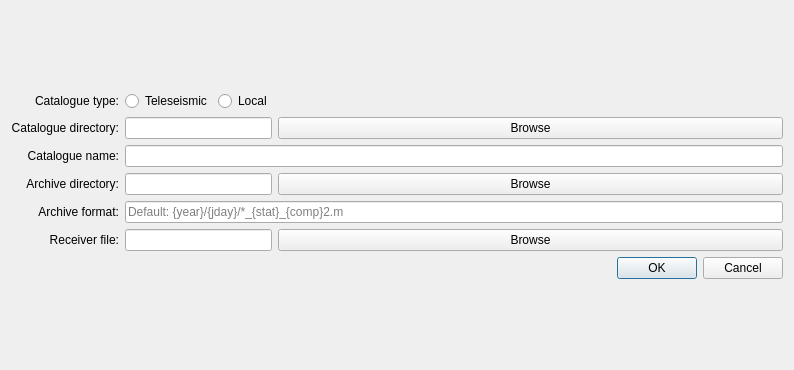
<?xml version="1.0" encoding="UTF-8"?>
<ui version="4.0">
 <class>Dialog</class>
 <widget class="QDialog" name="Dialog">
  <property name="geometry">
   <rect>
    <x>0</x>
    <y>0</y>
    <width>794</width>
    <height>370</height>
   </rect>
  </property>
  <property name="sizePolicy">
   <sizepolicy hsizetype="MinimumExpanding" vsizetype="MinimumExpanding">
    <horstretch>0</horstretch>
    <verstretch>0</verstretch>
   </sizepolicy>
  </property>
  <property name="maximumSize">
   <size>
    <width>794</width>
    <height>370</height>
   </size>
  </property>
  <property name="windowTitle">
   <string>Dialog</string>
  </property>
  <layout class="QGridLayout" name="gridLayout_2">
   <item row="0" column="0">
    <layout class="QGridLayout" name="gridLayout">
     <item row="1" column="0">
      <widget class="QLabel" name="label_6">
       <property name="text">
        <string>Catalogue directory:</string>
       </property>
       <property name="alignment">
        <set>Qt::AlignRight|Qt::AlignTrailing|Qt::AlignVCenter</set>
       </property>
      </widget>
     </item>
     <item row="0" column="1">
      <widget class="QRadioButton" name="tele_radio">
       <property name="enabled">
        <bool>true</bool>
       </property>
       <property name="text">
        <string>Teleseismic</string>
       </property>
      </widget>
     </item>
     <item row="2" column="0">
      <widget class="QLabel" name="label_3">
       <property name="text">
        <string>Catalogue name:</string>
       </property>
       <property name="alignment">
        <set>Qt::AlignRight|Qt::AlignTrailing|Qt::AlignVCenter</set>
       </property>
      </widget>
     </item>
     <item row="0" column="0">
      <widget class="QLabel" name="label">
       <property name="text">
        <string>Catalogue type:</string>
       </property>
       <property name="alignment">
        <set>Qt::AlignRight|Qt::AlignTrailing|Qt::AlignVCenter</set>
       </property>
      </widget>
     </item>
     <item row="3" column="0">
      <widget class="QLabel" name="label_4">
       <property name="text">
        <string>Archive directory:</string>
       </property>
       <property name="alignment">
        <set>Qt::AlignRight|Qt::AlignTrailing|Qt::AlignVCenter</set>
       </property>
      </widget>
     </item>
     <item row="5" column="0">
      <widget class="QLabel" name="label_5">
       <property name="text">
        <string>Receiver file:</string>
       </property>
       <property name="alignment">
        <set>Qt::AlignRight|Qt::AlignTrailing|Qt::AlignVCenter</set>
       </property>
      </widget>
     </item>
     <item row="4" column="0">
      <widget class="QLabel" name="label_7">
       <property name="text">
        <string>Archive format:</string>
       </property>
       <property name="alignment">
        <set>Qt::AlignRight|Qt::AlignTrailing|Qt::AlignVCenter</set>
       </property>
      </widget>
     </item>
     <item row="1" column="3">
      <widget class="QPushButton" name="catDirButton">
       <property name="text">
        <string>Browse</string>
       </property>
      </widget>
     </item>
     <item row="0" column="2">
      <widget class="QRadioButton" name="local_radio">
       <property name="text">
        <string>Local</string>
       </property>
      </widget>
     </item>
     <item row="1" column="1" colspan="2">
      <widget class="QLineEdit" name="catBox"/>
     </item>
     <item row="3" column="3">
      <widget class="QPushButton" name="arcDirButton">
       <property name="text">
        <string>Browse</string>
       </property>
      </widget>
     </item>
     <item row="3" column="1" colspan="2">
      <widget class="QLineEdit" name="arcBox"/>
     </item>
     <item row="5" column="3">
      <widget class="QPushButton" name="receiverFileButton">
       <property name="text">
        <string>Browse</string>
       </property>
      </widget>
     </item>
     <item row="5" column="1" colspan="2">
      <widget class="QLineEdit" name="recBox"/>
     </item>
     <item row="6" column="3">
      <widget class="QDialogButtonBox" name="buttonBox">
       <property name="orientation">
        <enum>Qt::Horizontal</enum>
       </property>
       <property name="standardButtons">
        <set>QDialogButtonBox::Cancel|QDialogButtonBox::Ok</set>
       </property>
       <property name="centerButtons">
        <bool>false</bool>
       </property>
      </widget>
     </item>
     <item row="4" column="1" colspan="3">
      <widget class="QLineEdit" name="arcFormBox">
       <property name="autoFillBackground">
        <bool>false</bool>
       </property>
       <property name="placeholderText">
        <string>Default: {year}/{jday}/*_{stat}_{comp}2.m</string>
       </property>
      </widget>
     </item>
     <item row="2" column="1" colspan="3">
      <widget class="QLineEdit" name="catName"/>
     </item>
    </layout>
   </item>
  </layout>
 </widget>
 <tabstops>
  <tabstop>tele_radio</tabstop>
  <tabstop>local_radio</tabstop>
  <tabstop>catBox</tabstop>
  <tabstop>catDirButton</tabstop>
  <tabstop>catName</tabstop>
  <tabstop>arcBox</tabstop>
  <tabstop>arcDirButton</tabstop>
  <tabstop>arcFormBox</tabstop>
  <tabstop>recBox</tabstop>
  <tabstop>receiverFileButton</tabstop>
 </tabstops>
 <resources/>
 <connections/>
</ui>
